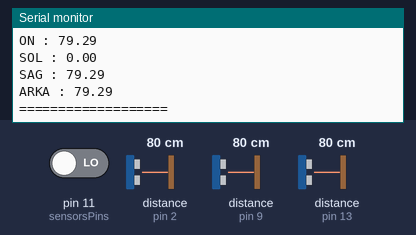
This sketch was run on a simulated Arduino Uno, built with avr-gcc and run on an emulated ATmega328P. Parts: the last lines printed to the serial monitor. The test bench sets the inputs (shaded band); at power-on: distance to the obstacle (sensors on pin 2, pin 9, pin 13) 80 cm, pin 11 (sensorsPins) LOW. The echo pulse lasts 58.3 µs per cm.

Above: at 1.2 s.
1.3 s: distance to the obstacle (sensor on pin 2) set to 2 cm
At 2.5 s:
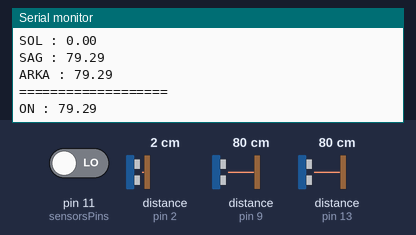
2.8 s: distance to the obstacle (sensor on pin 9) set to 2 cm
At 4.0 s:
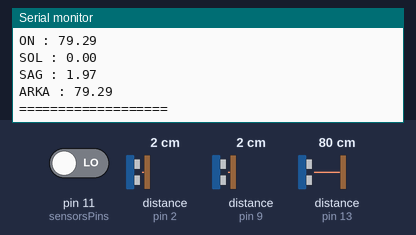
4.3 s: distance to the obstacle (sensor on pin 13) set to 2 cm
At 4.3 s:
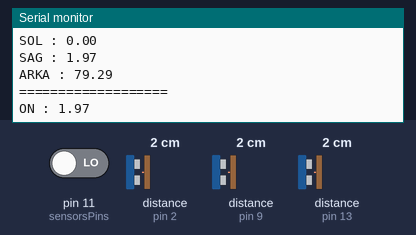
5.8 s: distance to the obstacle (sensor on pin 2) set to 4 cm
At 7.0 s:
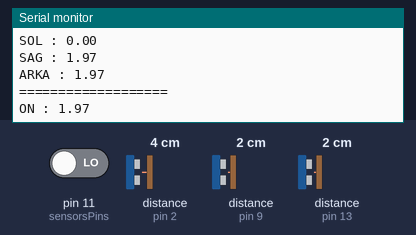
7.3 s: distance to the obstacle (sensor on pin 13) set to 299 cm
At 7.9 s:
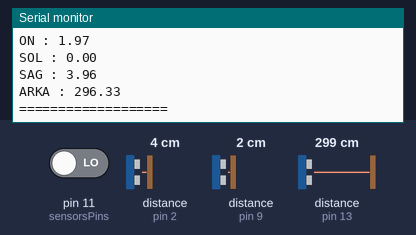
13.6 s: distance to the obstacle (sensor on pin 9) set to 4 cm
At 15.5 s:
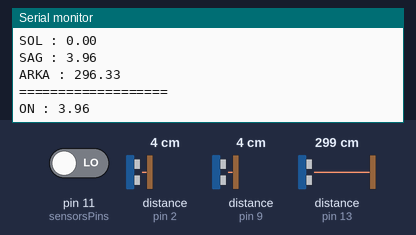
Timing chart, 0 to 17.0 s (numbered marks = the images above; inputs shaded):
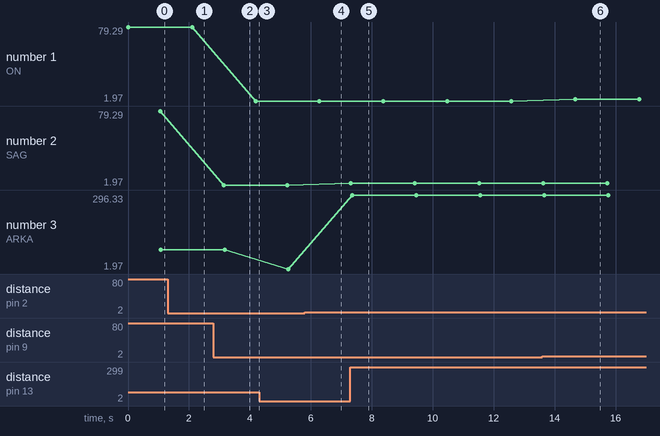

The sketch:

code.ino
```cpp
int sensorsPins[4][2] ={
  {8,9},    //on
  {10,11},  //sol
  {3,2},    //sag
  {12,13}}; //arka
char *sensorNames[]={"ON","SOL","SAG","ARKA"};

void setup() {
  // Trigger pinleri OUTPUT, Echo pinleri INPUT olarak
  // set ediliyor.
  for(int i=0;i<sizeof(sensorsPins);i+=1){
    pinMode(sensorsPins[i][0],OUTPUT);
    pinMode(sensorsPins[i][1],INPUT);
  }

  // Sanal terminale mesaj gonderebilmek icin
  // Seri porta 9600 baudrate hizinda baglaniliyor.
  Serial.begin(9600);
}

void loop() {
  // Bagli olan tum sensorler dongu araciligiyla geziliyor.
  for(int i=0;i<4;i++){
    //Gecerli sensorun TRIGGER pinini LOW yap.
    digitalWrite(sensorsPins[i][0],LOW);
    delayMicroseconds(2);

    // 10 mikrosaniyelik sinyal gonder ve kes.
    digitalWrite(sensorsPins[i][0],HIGH);
    delayMicroseconds(10);
    digitalWrite(sensorsPins[i][0],LOW);

    // Gonderilen sinyali ECHO pini araciligiyla dinle
    // ardindan mesafeyi hesapla.
    float gecenZaman=pulseIn(sensorsPins[i][1],HIGH);
    float mesafe=gecenZaman*0.034/2;

    // Gecerli sensorun olctugu mesafe degerini
    // sensor ismiyle beraber terminale gonder.
    Serial.print(sensorNames[i]);
    Serial.print(" : ");
    Serial.println(mesafe);
    delay(20);
  }
  // Terminalde verilerin hizli akmamasi icin yavasla
  Serial.println("===================");
  delay(1000);

}
```

Measured:
- after the input at 7.3 s, the serial monitor: prints a new line after 0.06 s (image 5)
- after the input at 13.6 s, the serial monitor: prints a new line after 1.1 s (image 6)
- plotted number 3: 1.97 → 296.33 after the input at 7.3 s
